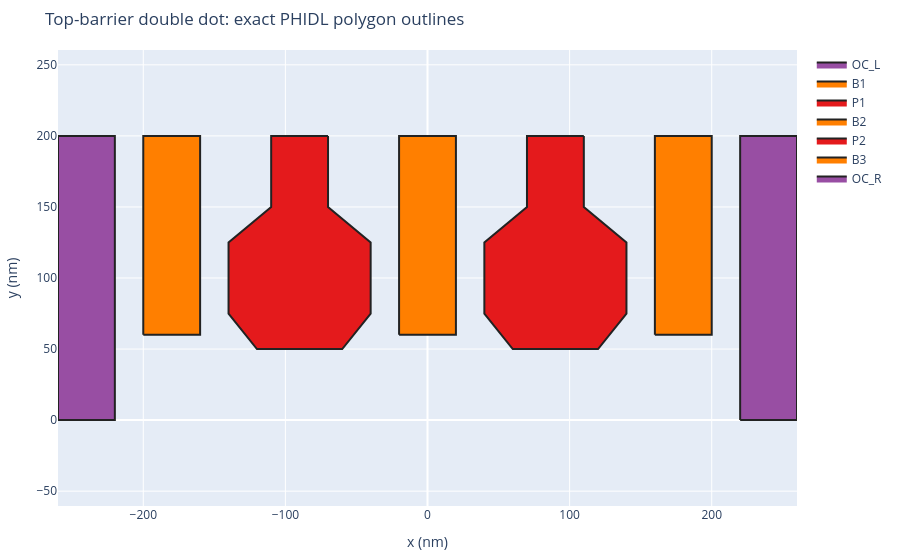

The cell this chart's notebook holds for it:
### Markdown cell above
### 1.1 Exact top-down layout: lollipop outlines

### Code cell
# This view draws polygon vertices directly; no bounding boxes are involved.
layout_plan_fig = plot_layout_spec_2d(
    layout_spec,
    title="Top-barrier double dot: exact PHIDL polygon outlines",
)
layout_plan_fig.show()

### Figure 1 — Plotly figure (JSON) as saved in the notebook; plotly's stock layout.template omitted (floating-point values rounded to 4 significant figures)
{"data": [{"fill": "toself", "fillcolor": "#984ea3", "hovertemplate": "OC_L<br>type=ohmic<br>x=%{x:.1f} nm<br>y=%{y:.1f} nm<extra></extra>", "line": {"color": "#222222", "width": 2}, "mode": "lines", "name": "OC_L", "type": "scatter", "x": [-260.0, -220.0, -220.0, -260.0, -260.0], "y": [0.0, 0.0, 200.0, 200.0, 0.0]}, {"fill": "toself", "fillcolor": "#ff7f00", "hovertemplate": "B1<br>type=barrier<br>x=%{x:.1f} nm<br>y=%{y:.1f} nm<extra></extra>", "line": {"color": "#222222", "width": 2}, "mode": "lines", "name": "B1", "type": "scatter", "x": [-200.0, -160.0, -160.0, -200.0, -200.0], "y": [60.0, 60.0, 200.0, 200.0, 60.0]}, {"fill": "toself", "fillcolor": "#e41a1c", "hovertemplate": "P1<br>type=plunger<br>x=%{x:.1f} nm<br>y=%{y:.1f} nm<extra></extra>", "line": {"color": "#222222", "width": 2}, "mode": "lines", "name": "P1", "type": "scatter", "x": [-70.0, -110.0, -110.0, -140.0, -140.0, -120.0, -60.0, -40.0, -40.0, -70.0, -70.0], "y": [200.0, 200.0, 150.0, 125.0, 75.0, 50.0, 50.0, 75.0, 125.0, 150.0, 200.0]}, {"fill": "toself", "fillcolor": "#ff7f00", "hovertemplate": "B2<br>type=barrier<br>x=%{x:.1f} nm<br>y=%{y:.1f} nm<extra></extra>", "line": {"color": "#222222", "width": 2}, "mode": "lines", "name": "B2", "type": "scatter", "x": [-20.0, 20.0, 20.0, -20.0, -20.0], "y": [60.0, 60.0, 200.0, 200.0, 60.0]}, {"fill": "toself", "fillcolor": "#e41a1c", "hovertemplate": "P2<br>type=plunger<br>x=%{x:.1f} nm<br>y=%{y:.1f} nm<extra></extra>", "line": {"color": "#222222", "width": 2}, "mode": "lines", "name": "P2", "type": "scatter", "x": [110.0, 70.0, 70.0, 40.0, 40.0, 60.0, 120.0, 140.0, 140.0, 110.0, 110.0], "y": [200.0, 200.0, 150.0, 125.0, 75.0, 50.0, 50.0, 75.0, 125.0, 150.0, 200.0]}, {"fill": "toself", "fillcolor": "#ff7f00", "hovertemplate": "B3<br>type=barrier<br>x=%{x:.1f} nm<br>y=%{y:.1f} nm<extra></extra>", "line": {"color": "#222222", "width": 2}, "mode": "lines", "name": "B3", "type": "scatter", "x": [160.0, 200.0, 200.0, 160.0, 160.0], "y": [60.0, 60.0, 200.0, 200.0, 60.0]}, {"fill": "toself", "fillcolor": "#984ea3", "hovertemplate": "OC_R<br>type=ohmic<br>x=%{x:.1f} nm<br>y=%{y:.1f} nm<extra></extra>", "line": {"color": "#222222", "width": 2}, "mode": "lines", "name": "OC_R", "type": "scatter", "x": [220.0, 260.0, 260.0, 220.0, 220.0], "y": [0.0, 0.0, 200.0, 200.0, 0.0]}], "layout": {"height": 560, "margin": {"b": 50, "l": 55, "r": 20, "t": 50}, "title": {"text": "Top-barrier double dot: exact PHIDL polygon outlines"}, "xaxis": {"scaleanchor": "y", "scaleratio": 1, "title": {"text": "x (nm)"}}, "yaxis": {"title": {"text": "y (nm)"}}}}
